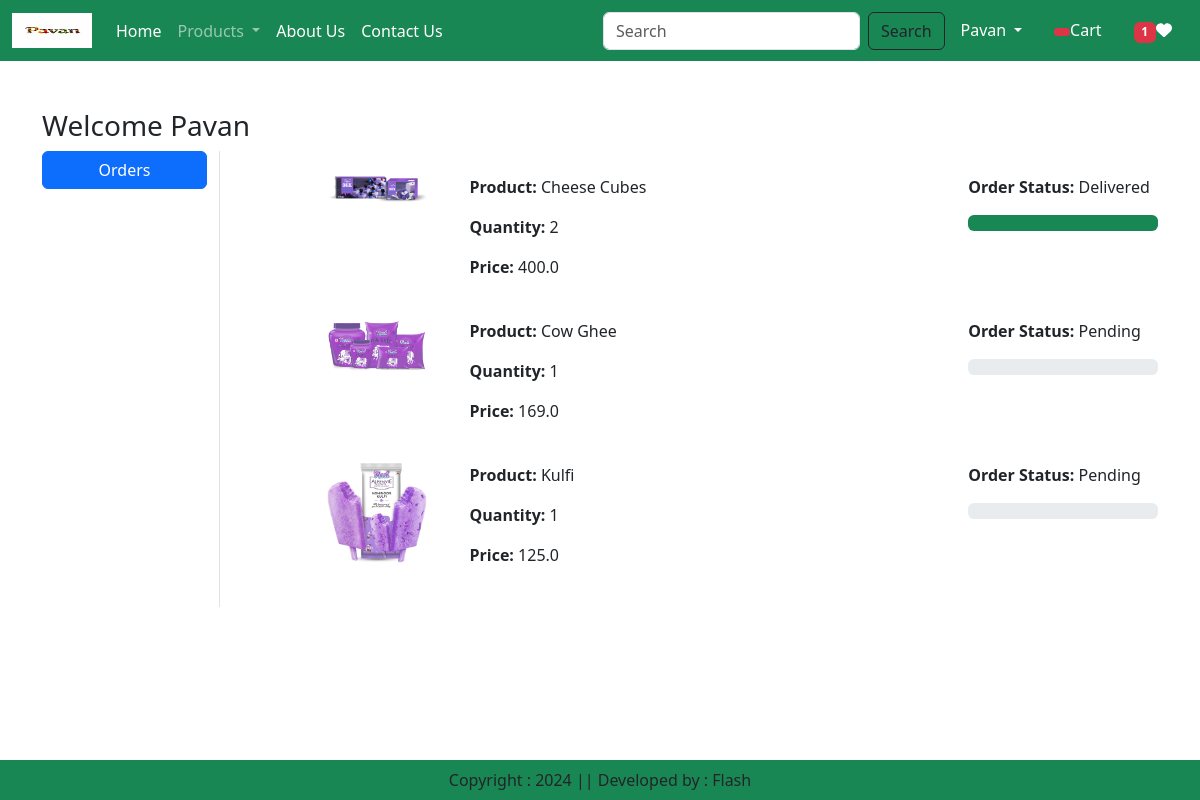
The page /orders/ (signed in) on the database its author committed.
### app/models.py (models this page shows, shortened)
class OrderPlaced(models.Model):
    user = models.ForeignKey(User, on_delete=models.CASCADE)
    customer = models.ForeignKey(Customer, on_delete=models.CASCADE)
    product = models.ForeignKey(Product,on_delete=models.CASCADE)
    quantity = models. PositiveIntegerField(default=1)
    ordered_data = models.DateTimeField(auto_now_add=True)
    status = models.CharField(max_length=50, choices=STATUS_CHOICES, default='Pending')
    payment = models.ForeignKey(Payment, on_delete=models.CASCADE, default="")
    @property
    def total_cost(self):
        return self.quantity * self.product.discounted_price

class Product(models.Model):
    title = models.CharField(max_length=100)
    selling_price = models.FloatField()
    discounted_price = models.FloatField()
    description = models.TextField()
    composition = models.TextField(default='')
    prodapp = models.TextField(default='')
    category = models.CharField(choices=CATEGORY_CHOICES, max_length=2, default='ML')
    product_image = models.ImageField(upload_to='product')

### app/views.py (the view)
# urls.py: path("orders/", views.orders, name="orders"),
@login_required
def orders(request):
    totalitem = 0
    wishitem = 0
    if request.user.is_authenticated:
        totalitem = len(Cart.objects.filter(user=request.user))
        wishitem = len(Wishlist.objects.filter(user=request.user))
    order_placed = OrderPlaced.objects.filter(user=request.user)
    return render(request, "app/orders.html", locals())

### app/templates/app/orders.html (shortened to what this page needs)
{% extends 'app/base.html' %}
{% load static %}
{% block main-content %}
<div class="container my-5">
    <div class="row">
        <h3>Welcome <span class="text-capitalize">{{ request.user }}</span></h3>
        <div class="col-sm-2 border-end">
            <ul class="list-unstyled">
                <li class="d-grid">
                    <a href="{% url 'orders' %}" class="btn btn-primary">Orders</a>
                </li>
            </ul>
        </div>
        <div class="col-sm-9 offset-sm-1">
            {% for op in order_placed %}
            <div class="row my-4">
                <div class="col-sm-2">
                    <img src="{{ op.product.product_image.url }}" class="img-fluid" height="100" width="100" />
                </div>
                <div class="col-sm-7">
                    <p><strong>Product:</strong> {{ op.product.title }}</p>
                    <p><strong>Quantity:</strong> {{ op.quantity }}</p>
                    <p><strong>Price:</strong> {{ op.total_cost }}</p>
                </div>
                <div class="col-sm-3">
                    <p><strong>Order Status:</strong> {{ op.status }}</p>
                    <div class="progress">
                        {% if op.status == 'Accepted' %}
                        <div class="progress-bar" role="progressbar" style="width: 20%" aria-valuenow="20" aria-valuemin="0" aria-valuemax="100"></div>
                        {% elif op.status == 'Packed' %}
                        <div class="progress-bar bg-info" role="progressbar" style="width: 40%" aria-valuenow="40" aria-valuemin="0" aria-valuemax="100"></div>
                        {% elif op.status == 'On The Way' %}
                        <div class="progress-bar bg-warning" role="progressbar" style="width: 70%" aria-valuenow="70" aria-valuemin="0" aria-valuemax="100"></div>
                        {% elif op.status == 'Delivered' %}
                        <div class="progress-bar bg-success" role="progressbar" style="width: 100%" aria-valuenow="100" aria-valuemin="0" aria-valuemax="100"></div>
                        {% elif op.status == 'Cancel' %}
                        <div class="progress-bar bg-danger" role="progressbar" style="width: 100%" aria-valuenow="100" aria-valuemin="0" aria-valuemax="100"></div>
                        {% endif %}
                    </div>
                </div>
            </div>
            {% endfor %}
        </div>
    </div>
</div>
{% endblock main-content %}

### rows shown on the page
OrderPlaced: product.product_image (picture), product "Cheese Cubes", quantity "2", total_cost "400.0", status "Delivered"
OrderPlaced: product.product_image (picture), product "Cow Ghee", quantity "1", total_cost "169.0", status "Pending"
OrderPlaced: product.product_image (picture), product "Kulfi", quantity "1", total_cost "125.0", status "Pending"

### other values the page prints
{{ wishitem }} "1"
{{ request.user }} "Pavan"
